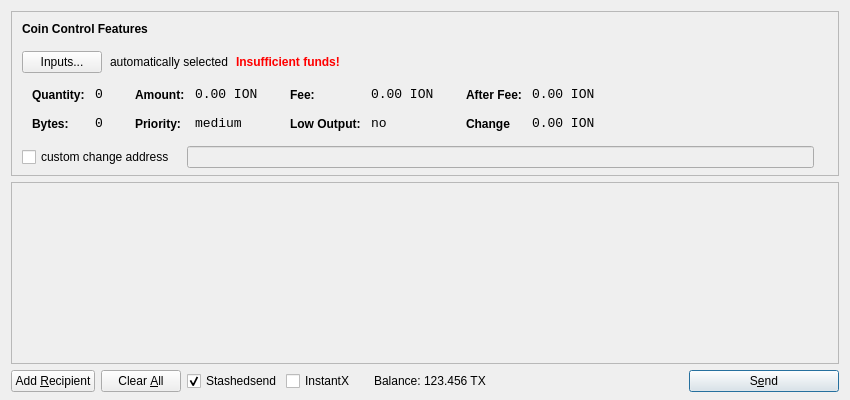
<?xml version="1.0" encoding="UTF-8"?>
<ui version="4.0">
 <class>SendCoinsDialog</class>
 <widget class="QDialog" name="SendCoinsDialog">
  <property name="geometry">
   <rect>
    <x>0</x>
    <y>0</y>
    <width>850</width>
    <height>400</height>
   </rect>
  </property>
  <property name="windowTitle">
   <string>Send Coins</string>
  </property>
  <layout class="QVBoxLayout" name="verticalLayout" stretch="0,1,0">
   <property name="bottomMargin">
    <number>8</number>
   </property>
   <item>
    <widget class="QFrame" name="frameCoinControl">
     <property name="sizePolicy">
      <sizepolicy hsizetype="Expanding" vsizetype="Expanding">
       <horstretch>0</horstretch>
       <verstretch>0</verstretch>
      </sizepolicy>
     </property>
     <property name="maximumSize">
      <size>
       <width>16777215</width>
       <height>16777215</height>
      </size>
     </property>
     <property name="frameShape">
      <enum>QFrame::StyledPanel</enum>
     </property>
     <property name="frameShadow">
      <enum>QFrame::Sunken</enum>
     </property>
     <layout class="QVBoxLayout" name="verticalLayoutCoinControl2">
      <property name="spacing">
       <number>-1</number>
      </property>
      <property name="leftMargin">
       <number>0</number>
      </property>
      <property name="topMargin">
       <number>0</number>
      </property>
      <property name="rightMargin">
       <number>0</number>
      </property>
      <property name="bottomMargin">
       <number>6</number>
      </property>
      <item>
       <layout class="QVBoxLayout" name="verticalLayoutCoinControl" stretch="0,0,0,0,1">
        <property name="spacing">
         <number>0</number>
        </property>
        <property name="leftMargin">
         <number>10</number>
        </property>
        <property name="topMargin">
         <number>10</number>
        </property>
        <item>
         <layout class="QHBoxLayout" name="horizontalLayoutCoinControl1">
          <property name="bottomMargin">
           <number>15</number>
          </property>
          <item>
           <widget class="QLabel" name="labelCoinControlFeatures">
            <property name="sizePolicy">
             <sizepolicy hsizetype="Preferred" vsizetype="Maximum">
              <horstretch>0</horstretch>
              <verstretch>0</verstretch>
             </sizepolicy>
            </property>
            <property name="font">
             <font>
              <weight>75</weight>
              <bold>true</bold>
             </font>
            </property>
            <property name="styleSheet">
             <string notr="true">font-weight:bold;</string>
            </property>
            <property name="text">
             <string>Coin Control Features</string>
            </property>
           </widget>
          </item>
         </layout>
        </item>
        <item>
         <layout class="QHBoxLayout" name="horizontalLayoutCoinControl2" stretch="0,0,0,0">
          <property name="spacing">
           <number>8</number>
          </property>
          <property name="bottomMargin">
           <number>10</number>
          </property>
          <item>
           <widget class="QPushButton" name="pushButtonCoinControl">
            <property name="styleSheet">
             <string notr="true"/>
            </property>
            <property name="text">
             <string>Inputs...</string>
            </property>
           </widget>
          </item>
          <item>
           <widget class="QLabel" name="labelCoinControlAutomaticallySelected">
            <property name="text">
             <string>automatically selected</string>
            </property>
            <property name="margin">
             <number>5</number>
            </property>
           </widget>
          </item>
          <item>
           <widget class="QLabel" name="labelCoinControlInsuffFunds">
            <property name="font">
             <font>
              <weight>75</weight>
              <bold>true</bold>
             </font>
            </property>
            <property name="styleSheet">
             <string notr="true">color:red;font-weight:bold;</string>
            </property>
            <property name="text">
             <string>Insufficient funds!</string>
            </property>
            <property name="margin">
             <number>5</number>
            </property>
           </widget>
          </item>
          <item>
           <spacer name="horizontalSpacerCoinControl">
            <property name="orientation">
             <enum>Qt::Horizontal</enum>
            </property>
            <property name="sizeHint" stdset="0">
             <size>
              <width>40</width>
              <height>1</height>
             </size>
            </property>
           </spacer>
          </item>
         </layout>
        </item>
        <item>
         <widget class="QWidget" name="widgetCoinControl" native="true">
          <property name="sizePolicy">
           <sizepolicy hsizetype="Preferred" vsizetype="Preferred">
            <horstretch>0</horstretch>
            <verstretch>0</verstretch>
           </sizepolicy>
          </property>
          <property name="minimumSize">
           <size>
            <width>0</width>
            <height>0</height>
           </size>
          </property>
          <property name="styleSheet">
           <string notr="true"/>
          </property>
          <layout class="QHBoxLayout" name="horizontalLayoutCoinControl5">
           <property name="margin">
            <number>0</number>
           </property>
           <item>
            <layout class="QHBoxLayout" name="horizontalLayoutCoinControl3" stretch="0,0,0,1">
             <property name="spacing">
              <number>20</number>
             </property>
             <property name="topMargin">
              <number>0</number>
             </property>
             <property name="bottomMargin">
              <number>10</number>
             </property>
             <item>
              <layout class="QFormLayout" name="formLayoutCoinControl1">
               <property name="horizontalSpacing">
                <number>10</number>
               </property>
               <property name="verticalSpacing">
                <number>14</number>
               </property>
               <property name="leftMargin">
                <number>10</number>
               </property>
               <property name="topMargin">
                <number>4</number>
               </property>
               <property name="rightMargin">
                <number>6</number>
               </property>
               <item row="0" column="0">
                <widget class="QLabel" name="labelCoinControlQuantityText">
                 <property name="styleSheet">
                  <string notr="true">font-weight:bold;</string>
                 </property>
                 <property name="text">
                  <string>Quantity:</string>
                 </property>
                 <property name="margin">
                  <number>0</number>
                 </property>
                </widget>
               </item>
               <item row="0" column="1">
                <widget class="QLabel" name="labelCoinControlQuantity">
                 <property name="font">
                  <font>
                   <family>Monospace</family>
                   <pointsize>10</pointsize>
                  </font>
                 </property>
                 <property name="cursor">
                  <cursorShape>IBeamCursor</cursorShape>
                 </property>
                 <property name="contextMenuPolicy">
                  <enum>Qt::ActionsContextMenu</enum>
                 </property>
                 <property name="text">
                  <string>0</string>
                 </property>
                 <property name="margin">
                  <number>0</number>
                 </property>
                 <property name="textInteractionFlags">
                  <set>Qt::LinksAccessibleByMouse|Qt::TextSelectableByKeyboard|Qt::TextSelectableByMouse</set>
                 </property>
                </widget>
               </item>
               <item row="1" column="0">
                <widget class="QLabel" name="labelCoinControlBytesText">
                 <property name="styleSheet">
                  <string notr="true">font-weight:bold;</string>
                 </property>
                 <property name="text">
                  <string>Bytes:</string>
                 </property>
                </widget>
               </item>
               <item row="1" column="1">
                <widget class="QLabel" name="labelCoinControlBytes">
                 <property name="font">
                  <font>
                   <family>Monospace</family>
                   <pointsize>10</pointsize>
                  </font>
                 </property>
                 <property name="cursor">
                  <cursorShape>IBeamCursor</cursorShape>
                 </property>
                 <property name="contextMenuPolicy">
                  <enum>Qt::ActionsContextMenu</enum>
                 </property>
                 <property name="text">
                  <string>0</string>
                 </property>
                 <property name="textInteractionFlags">
                  <set>Qt::LinksAccessibleByMouse|Qt::TextSelectableByKeyboard|Qt::TextSelectableByMouse</set>
                 </property>
                </widget>
               </item>
              </layout>
             </item>
             <item>
              <layout class="QFormLayout" name="formLayoutCoinControl2">
               <property name="horizontalSpacing">
                <number>10</number>
               </property>
               <property name="verticalSpacing">
                <number>14</number>
               </property>
               <property name="leftMargin">
                <number>6</number>
               </property>
               <property name="topMargin">
                <number>4</number>
               </property>
               <property name="rightMargin">
                <number>6</number>
               </property>
               <item row="0" column="0">
                <widget class="QLabel" name="labelCoinControlAmountText">
                 <property name="styleSheet">
                  <string notr="true">font-weight:bold;</string>
                 </property>
                 <property name="text">
                  <string>Amount:</string>
                 </property>
                 <property name="margin">
                  <number>0</number>
                 </property>
                </widget>
               </item>
               <item row="0" column="1">
                <widget class="QLabel" name="labelCoinControlAmount">
                 <property name="font">
                  <font>
                   <family>Monospace</family>
                   <pointsize>10</pointsize>
                  </font>
                 </property>
                 <property name="cursor">
                  <cursorShape>IBeamCursor</cursorShape>
                 </property>
                 <property name="contextMenuPolicy">
                  <enum>Qt::ActionsContextMenu</enum>
                 </property>
                 <property name="text">
                  <string>0.00 ION</string>
                 </property>
                 <property name="textInteractionFlags">
                  <set>Qt::LinksAccessibleByMouse|Qt::TextSelectableByKeyboard|Qt::TextSelectableByMouse</set>
                 </property>
                </widget>
               </item>
               <item row="1" column="0">
                <widget class="QLabel" name="labelCoinControlPriorityText">
                 <property name="styleSheet">
                  <string notr="true">font-weight:bold;</string>
                 </property>
                 <property name="text">
                  <string>Priority:</string>
                 </property>
                </widget>
               </item>
               <item row="1" column="1">
                <widget class="QLabel" name="labelCoinControlPriority">
                 <property name="font">
                  <font>
                   <family>Monospace</family>
                   <pointsize>10</pointsize>
                  </font>
                 </property>
                 <property name="cursor">
                  <cursorShape>IBeamCursor</cursorShape>
                 </property>
                 <property name="contextMenuPolicy">
                  <enum>Qt::ActionsContextMenu</enum>
                 </property>
                 <property name="text">
                  <string>medium</string>
                 </property>
                 <property name="textInteractionFlags">
                  <set>Qt::LinksAccessibleByMouse|Qt::TextSelectableByKeyboard|Qt::TextSelectableByMouse</set>
                 </property>
                </widget>
               </item>
              </layout>
             </item>
             <item>
              <layout class="QFormLayout" name="formLayoutCoinControl3">
               <property name="horizontalSpacing">
                <number>10</number>
               </property>
               <property name="verticalSpacing">
                <number>14</number>
               </property>
               <property name="leftMargin">
                <number>6</number>
               </property>
               <property name="topMargin">
                <number>4</number>
               </property>
               <property name="rightMargin">
                <number>6</number>
               </property>
               <item row="0" column="0">
                <widget class="QLabel" name="labelCoinControlFeeText">
                 <property name="styleSheet">
                  <string notr="true">font-weight:bold;</string>
                 </property>
                 <property name="text">
                  <string>Fee:</string>
                 </property>
                 <property name="margin">
                  <number>0</number>
                 </property>
                </widget>
               </item>
               <item row="0" column="1">
                <widget class="QLabel" name="labelCoinControlFee">
                 <property name="font">
                  <font>
                   <family>Monospace</family>
                   <pointsize>10</pointsize>
                  </font>
                 </property>
                 <property name="cursor">
                  <cursorShape>IBeamCursor</cursorShape>
                 </property>
                 <property name="contextMenuPolicy">
                  <enum>Qt::ActionsContextMenu</enum>
                 </property>
                 <property name="text">
                  <string>0.00 ION</string>
                 </property>
                 <property name="textInteractionFlags">
                  <set>Qt::LinksAccessibleByMouse|Qt::TextSelectableByKeyboard|Qt::TextSelectableByMouse</set>
                 </property>
                </widget>
               </item>
               <item row="1" column="0">
                <widget class="QLabel" name="labelCoinControlLowOutputText">
                 <property name="styleSheet">
                  <string notr="true">font-weight:bold;</string>
                 </property>
                 <property name="text">
                  <string>Low Output:</string>
                 </property>
                </widget>
               </item>
               <item row="1" column="1">
                <widget class="QLabel" name="labelCoinControlLowOutput">
                 <property name="font">
                  <font>
                   <family>Monospace</family>
                   <pointsize>10</pointsize>
                  </font>
                 </property>
                 <property name="cursor">
                  <cursorShape>IBeamCursor</cursorShape>
                 </property>
                 <property name="contextMenuPolicy">
                  <enum>Qt::ActionsContextMenu</enum>
                 </property>
                 <property name="text">
                  <string>no</string>
                 </property>
                 <property name="textInteractionFlags">
                  <set>Qt::LinksAccessibleByMouse|Qt::TextSelectableByKeyboard|Qt::TextSelectableByMouse</set>
                 </property>
                </widget>
               </item>
              </layout>
             </item>
             <item>
              <layout class="QFormLayout" name="formLayoutCoinControl4">
               <property name="horizontalSpacing">
                <number>10</number>
               </property>
               <property name="verticalSpacing">
                <number>14</number>
               </property>
               <property name="leftMargin">
                <number>6</number>
               </property>
               <property name="topMargin">
                <number>4</number>
               </property>
               <property name="rightMargin">
                <number>6</number>
               </property>
               <item row="0" column="0">
                <widget class="QLabel" name="labelCoinControlAfterFeeText">
                 <property name="styleSheet">
                  <string notr="true">font-weight:bold;</string>
                 </property>
                 <property name="text">
                  <string>After Fee:</string>
                 </property>
                 <property name="margin">
                  <number>0</number>
                 </property>
                </widget>
               </item>
               <item row="0" column="1">
                <widget class="QLabel" name="labelCoinControlAfterFee">
                 <property name="font">
                  <font>
                   <family>Monospace</family>
                   <pointsize>10</pointsize>
                  </font>
                 </property>
                 <property name="cursor">
                  <cursorShape>IBeamCursor</cursorShape>
                 </property>
                 <property name="contextMenuPolicy">
                  <enum>Qt::ActionsContextMenu</enum>
                 </property>
                 <property name="text">
                  <string>0.00 ION</string>
                 </property>
                 <property name="textInteractionFlags">
                  <set>Qt::LinksAccessibleByMouse|Qt::TextSelectableByKeyboard|Qt::TextSelectableByMouse</set>
                 </property>
                </widget>
               </item>
               <item row="1" column="0">
                <widget class="QLabel" name="labelCoinControlChangeText">
                 <property name="styleSheet">
                  <string notr="true">font-weight:bold;</string>
                 </property>
                 <property name="text">
                  <string>Change</string>
                 </property>
                </widget>
               </item>
               <item row="1" column="1">
                <widget class="QLabel" name="labelCoinControlChange">
                 <property name="font">
                  <font>
                   <family>Monospace</family>
                   <pointsize>10</pointsize>
                  </font>
                 </property>
                 <property name="cursor">
                  <cursorShape>IBeamCursor</cursorShape>
                 </property>
                 <property name="contextMenuPolicy">
                  <enum>Qt::ActionsContextMenu</enum>
                 </property>
                 <property name="text">
                  <string>0.00 ION</string>
                 </property>
                 <property name="textInteractionFlags">
                  <set>Qt::LinksAccessibleByMouse|Qt::TextSelectableByKeyboard|Qt::TextSelectableByMouse</set>
                 </property>
                </widget>
               </item>
              </layout>
             </item>
            </layout>
           </item>
          </layout>
         </widget>
        </item>
        <item>
         <layout class="QHBoxLayout" name="horizontalLayoutCoinControl4" stretch="0,0,0">
          <property name="spacing">
           <number>12</number>
          </property>
          <property name="sizeConstraint">
           <enum>QLayout::SetDefaultConstraint</enum>
          </property>
          <property name="topMargin">
           <number>5</number>
          </property>
          <property name="rightMargin">
           <number>5</number>
          </property>
          <item>
           <widget class="QCheckBox" name="checkBoxCoinControlChange">
            <property name="text">
             <string>custom change address</string>
            </property>
           </widget>
          </item>
          <item>
           <widget class="QLineEdit" name="lineEditCoinControlChange">
            <property name="enabled">
             <bool>false</bool>
            </property>
            <property name="sizePolicy">
             <sizepolicy hsizetype="Expanding" vsizetype="Fixed">
              <horstretch>0</horstretch>
              <verstretch>0</verstretch>
             </sizepolicy>
            </property>
           </widget>
          </item>
          <item>
           <widget class="QLabel" name="labelCoinControlChangeLabel">
            <property name="sizePolicy">
             <sizepolicy hsizetype="Preferred" vsizetype="Expanding">
              <horstretch>0</horstretch>
              <verstretch>0</verstretch>
             </sizepolicy>
            </property>
            <property name="minimumSize">
             <size>
              <width>0</width>
              <height>0</height>
             </size>
            </property>
            <property name="text">
             <string/>
            </property>
            <property name="margin">
             <number>3</number>
            </property>
           </widget>
          </item>
         </layout>
        </item>
        <item>
         <spacer name="verticalSpacerCoinControl">
          <property name="orientation">
           <enum>Qt::Vertical</enum>
          </property>
          <property name="sizeHint" stdset="0">
           <size>
            <width>800</width>
            <height>1</height>
           </size>
          </property>
         </spacer>
        </item>
       </layout>
      </item>
     </layout>
    </widget>
   </item>
   <item>
    <widget class="QScrollArea" name="scrollArea">
     <property name="widgetResizable">
      <bool>true</bool>
     </property>
     <widget class="QWidget" name="scrollAreaWidgetContents">
      <property name="geometry">
       <rect>
        <x>0</x>
        <y>0</y>
        <width>830</width>
        <height>165</height>
       </rect>
      </property>
      <layout class="QVBoxLayout" name="verticalLayout_2">
       <property name="margin">
        <number>0</number>
       </property>
       <item>
        <layout class="QVBoxLayout" name="entries">
         <property name="spacing">
          <number>6</number>
         </property>
        </layout>
       </item>
       <item>
        <spacer name="verticalSpacer">
         <property name="orientation">
          <enum>Qt::Vertical</enum>
         </property>
         <property name="sizeHint" stdset="0">
          <size>
           <width>20</width>
           <height>40</height>
          </size>
         </property>
        </spacer>
       </item>
      </layout>
     </widget>
    </widget>
   </item>
   <item>
    <layout class="QHBoxLayout" name="horizontalLayout">
     <item>
      <widget class="QPushButton" name="addButton">
       <property name="toolTip">
        <string>Send to multiple recipients at once</string>
       </property>
       <property name="text">
        <string>Add &amp;Recipient</string>
       </property>
       <property name="autoDefault">
        <bool>false</bool>
       </property>
      </widget>
     </item>
     <item>
      <widget class="QPushButton" name="clearButton">
       <property name="sizePolicy">
        <sizepolicy hsizetype="Minimum" vsizetype="Fixed">
         <horstretch>0</horstretch>
         <verstretch>0</verstretch>
        </sizepolicy>
       </property>
       <property name="toolTip">
        <string>Remove all transaction fields</string>
       </property>
       <property name="text">
        <string>Clear &amp;All</string>
       </property>
       <property name="autoRepeatDelay">
        <number>300</number>
       </property>
       <property name="autoDefault">
        <bool>false</bool>
       </property>
      </widget>
     </item>
     <item>
      <layout class="QHBoxLayout" name="horizontalLayout_2">
       <property name="spacing">
        <number>3</number>
       </property>
        <item>
        <widget class="QCheckBox" name="checkUseStashedsend">
         <property name="minimumSize">
          <size>
           <width>95</width>
           <height>0</height>
          </size>
         </property>
         <property name="text">
          <string>Stashedsend</string>
         </property>
         <property name="checked">
          <bool>true</bool>
         </property>
        </widget>
       </item>
       <item>
        <widget class="QCheckBox" name="checkInstantX">
         <property name="enabled">
          <bool>true</bool>
         </property>
         <property name="minimumSize">
          <size>
           <width>85</width>
           <height>0</height>
          </size>
         </property>
         <property name="text">
          <string>InstantX</string>
         </property>
        </widget>
       </item>
       <item>
        <widget class="QLabel" name="label">
         <property name="sizePolicy">
          <sizepolicy hsizetype="Preferred" vsizetype="Fixed">
           <horstretch>0</horstretch>
           <verstretch>0</verstretch>
          </sizepolicy>
         </property>
         <property name="text">
          <string>Balance:</string>
         </property>
        </widget>
       </item>
       <item>
        <widget class="QLabel" name="labelBalance">
         <property name="sizePolicy">
          <sizepolicy hsizetype="Preferred" vsizetype="Fixed">
           <horstretch>0</horstretch>
           <verstretch>0</verstretch>
          </sizepolicy>
         </property>
         <property name="cursor">
          <cursorShape>IBeamCursor</cursorShape>
         </property>
         <property name="text">
          <string>123.456 TX</string>
         </property>
         <property name="textInteractionFlags">
          <set>Qt::LinksAccessibleByMouse|Qt::TextSelectableByKeyboard|Qt::TextSelectableByMouse</set>
         </property>
        </widget>
       </item>
      </layout>
     </item>
     <item>
      <spacer name="horizontalSpacer">
       <property name="orientation">
        <enum>Qt::Horizontal</enum>
       </property>
       <property name="sizeHint" stdset="0">
        <size>
         <width>40</width>
         <height>20</height>
        </size>
       </property>
      </spacer>
     </item>
     <item>
      <widget class="QPushButton" name="sendButton">
       <property name="minimumSize">
        <size>
         <width>150</width>
         <height>0</height>
        </size>
       </property>
       <property name="toolTip">
        <string>Confirm the send action</string>
       </property>
       <property name="text">
        <string>S&amp;end</string>
       </property>
       <property name="icon">
        <iconset resource="../ion.qrc">
         <normaloff>:/icons/send</normaloff>:/icons/send</iconset>
       </property>
       <property name="default">
        <bool>true</bool>
       </property>
      </widget>
     </item>
    </layout>
   </item>
  </layout>
 </widget>
 <resources>
  <include location="../ion.qrc"/>
 </resources>
 <connections/>
</ui>
